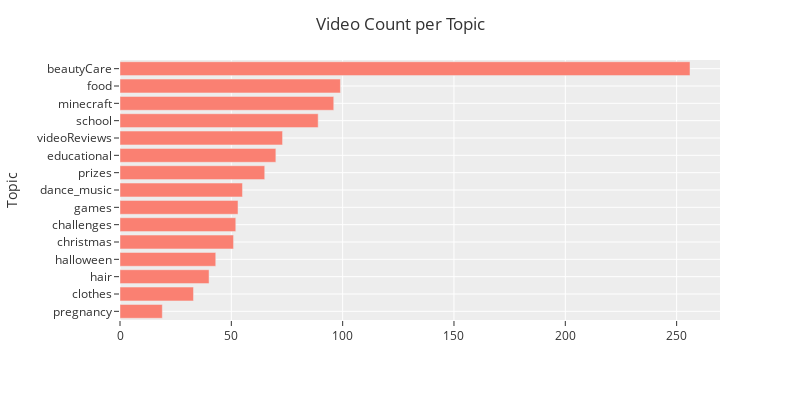

Here is the notebook cell this chart was saved with:
### Code cell
# plt.figure(figsize=(8,6))
# df['topic'].value_counts().plot(kind='barh', color='#d14949')
# plt.gca().invert_yaxis()
# plt.title("Video Count per Topic")
# plt.xlabel('Frequency', fontsize=12)
# plt.ylabel('Topic', fontsize=12)
# plt.grid(color='#948789', linestyle='-.', linewidth=0.1);

# unusable code due to computer issues
fig = px.bar(df['topic'].value_counts(), orientation='h')
fig.update_layout(hovermode='closest', title_text="Video Count per Topic", \
                  barmode='stack', yaxis={'categoryorder':'total ascending'}, width=800, height=400, template='ggplot2')
fig.update_traces(marker_color='#fa8072')
fig.update_layout(showlegend=False)
fig.update_xaxes(title_text="")
fig.update_yaxes(title='Topic')
fig.show()

### Figure 1 — Plotly figure (JSON) as saved in the notebook; plotly's stock layout.template omitted (floating-point values rounded to 4 significant figures)
{"data": [{"alignmentgroup": "True", "hovertemplate": "variable=topic<br>value=%{x}<br>index=%{y}<extra></extra>", "legendgroup": "topic", "marker": {"color": "#fa8072", "pattern": {"shape": ""}}, "name": "topic", "offsetgroup": "topic", "orientation": "h", "showlegend": true, "textposition": "auto", "type": "bar", "x": [256, 99, 96, 89, 73, 70, 65, 55, 53, 52, 51, 43, 40, 33, 19], "xaxis": "x", "y": ["beautyCare", "food", "minecraft", "school", "videoReviews", "educational", "prizes", "dance_music", "games", "challenges", "christmas", "halloween", "hair", "clothes", "pregnancy"], "yaxis": "y"}], "layout": {"barmode": "stack", "height": 400, "hovermode": "closest", "legend": {"title": {"text": "variable"}, "tracegroupgap": 0}, "margin": {"t": 60}, "showlegend": false, "title": {"text": "Video Count per Topic"}, "width": 800, "xaxis": {"anchor": "y", "autorange": true, "domain": [0, 1], "range": [0, 269.5], "title": {"text": ""}, "type": "linear"}, "yaxis": {"anchor": "x", "autorange": true, "categoryorder": "total ascending", "domain": [0, 1], "range": [-0.5, 14.5], "title": {"text": "Topic"}, "type": "category"}}}
